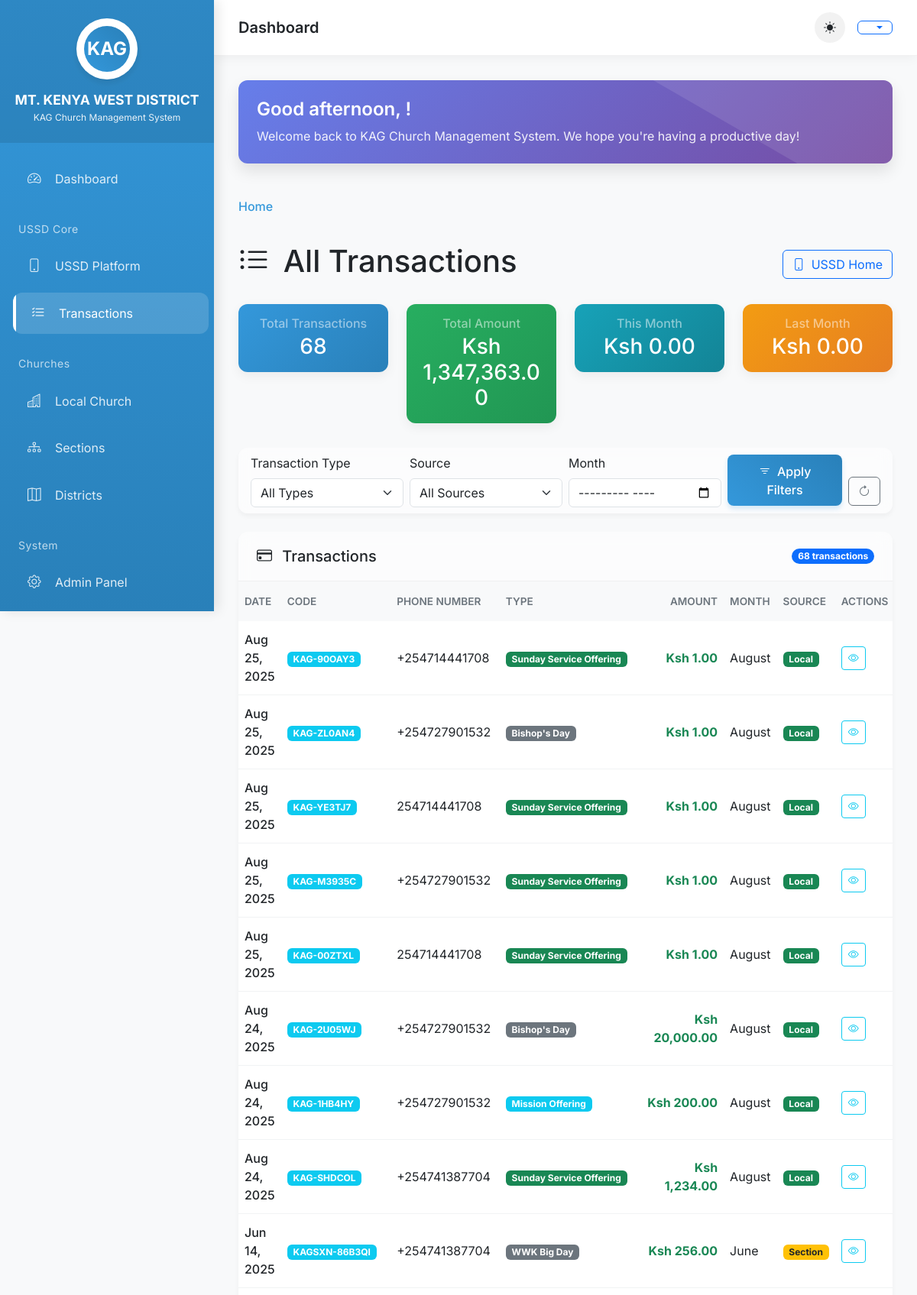
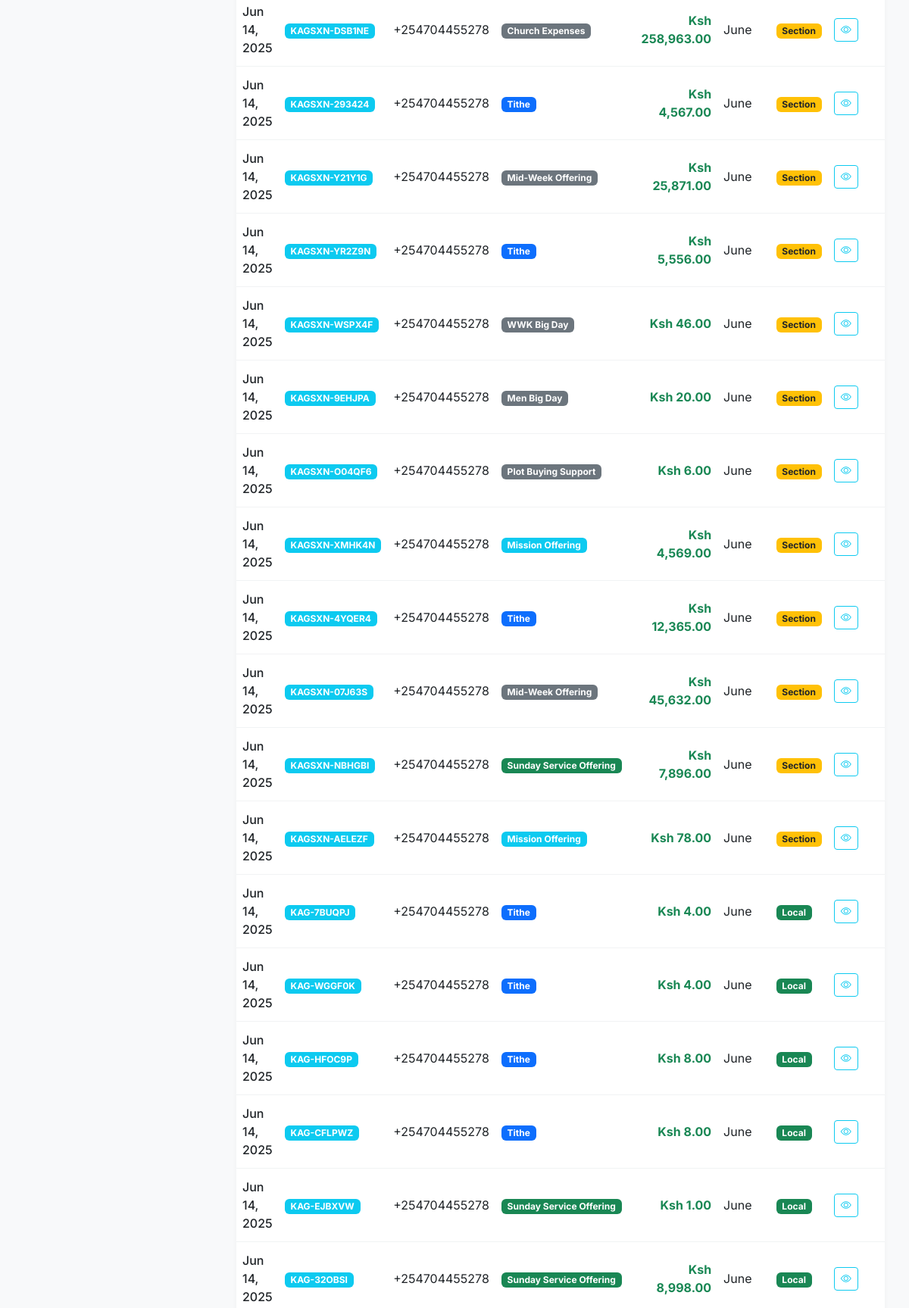
Screenshot of /transactions/ (upper part) with the database file from the repository (2 pictures, top to bottom).
### USSD_CORE/models.py (models this page shows, shortened)
class Transactions(models.Model):
    STATUS_CHOICES = [
        ("pending", "Pending"),
        ("success", "Success"),
        ("failed", "Failed"),
    ]
    date = models.DateField(default=date.today)
    week_of_month = models.PositiveIntegerField(blank=True, null=True)
    Txn_code = models.CharField(max_length=50, unique=True, editable=False)
    Phone_number = models.CharField(max_length=13)
    Txn_type = models.CharField(max_length=20)
    Amount = models.DecimalField(max_digits=10, decimal_places=2)
    Month = models.CharField(max_length=20)
    Timestamp = models.DateTimeField(auto_now_add=True)
    church_name = models.CharField(max_length=255, null=True, blank=True, default="Murangá Church")
    source = models.CharField(max_length=20, blank=True, null=True)
    status = models.CharField(max_length=20, choices=STATUS_CHOICES, default='Pending', blank=True)
    merchant_request_id = models.CharField(max_length=100, blank=True, null=True)
    checkout_request_id = models.CharField(max_length=100, blank=True, null=True)
    mpesa_receipt_number = models.CharField(max_length=100, blank=True, null=True)

### USSD_CORE/views.py (the view)
# urls.py: path("transactions/", views.transaction_list, name="transaction_list"),
def transaction_list(request):
    transactions_list = Transactions.objects.all().order_by("-date", "-Timestamp")
    total_amount = 0
    txn_type_filter = request.GET.get('txn_type')
    source_filter = request.GET.get('source')
    month_filter = request.GET.get('month')  # Format: YYYY-MM
    if txn_type_filter:
        transactions_list = transactions_list.filter(Txn_type__icontains=txn_type_filter)
    if source_filter:
        transactions_list = transactions_list.filter(source=source_filter)
    if month_filter:
        transactions_list = transactions_list.filter(
            Q(date__year=month_filter[:4]) &
            Q(date__month=month_filter[5:7])
        )
    if transactions_list.exists():
        total_amount = transactions_list.aggregate(Sum('Amount'))['Amount__sum'] or 0
    paginator = Paginator(transactions_list, 50)
    page_number = request.GET.get('page')
    page_obj = paginator.get_page(page_number)
    context = {
        'transactions': page_obj,  # Pass the page object instead of the full queryset
        'page_obj': page_obj,  # For pagination controls in template
        'is_paginated': paginator.num_pages > 1,
        'total_amount': total_amount,
    }
    return render(request, "USSD_CORE/transaction_list.html", context)

### templates/USSD_CORE/transaction_list.html (shortened to what this page needs)
{% extends "base.html" %}
{% load humanize %}
{% block content %}
<div class="d-flex justify-content-between align-items-center mb-4">
    <h1><i class="bi bi-list-ul me-2"></i> All Transactions</h1>
    <div>
        <a href="{% url 'USSD_CORE:ussd-home' %}" class="btn btn-outline-primary">
            <i class="bi bi-phone me-1"></i> USSD Home
        </a>
    </div>
</div>
<div class="row mb-4">
    <div class="col-xl-3 col-md-6">
        <div class="card stat-card bg-primary-hover mb-2">
            <div class="card-body p-3 text-center">
                <h6 class="card-title text-white-50 mb-1">Total Transactions</h6>
                <h3 class="card-text text-white mb-0">{{ transactions.paginator.count|default:0|intcomma }}</h3>
            </div>
        </div>
    </div>
    <div class="col-xl-3 col-md-6">
        <div class="card stat-card bg-success-hover mb-2">
            <div class="card-body p-3 text-center">
                <h6 class="card-title text-white-50 mb-1">Total Amount</h6>
                <h3 class="card-text text-white mb-0">Ksh {{ total_amount|default:0|floatformat:2|intcomma }}</h3>
            </div>
        </div>
    </div>
    <div class="col-xl-3 col-md-6">
        <div class="card stat-card bg-info-hover mb-2">
            <div class="card-body p-3 text-center">
                <h6 class="card-title text-white-50 mb-1">This Month</h6>
                <h3 class="card-text text-white mb-0">Ksh {{ this_month_total|default:0|floatformat:2|intcomma }}</h3>
            </div>
        </div>
    </div>
    <div class="col-xl-3 col-md-6">
        <div class="card stat-card bg-warning-hover mb-2">
            <div class="card-body p-3 text-center">
                <h6 class="card-title text-white-50 mb-1">Last Month</h6>
                <h3 class="card-text text-white mb-0">Ksh {{ last_month_total|default:0|floatformat:2|intcomma }}</h3>
            </div>
        </div>
    </div>
</div>
<div class="card card-action mb-4">
    <div class="card-body py-2">
        <form method="get" class="row g-2 align-items-center">
            <div class="col-md-3">
                <label class="form-label">Transaction Type</label>
                <select class="form-select" name="txn_type">
                    <option value="">All Types</option>
                </select>
            </div>
            <div class="col-md-3">
                <label class="form-label">Source</label>
                <select class="form-select" name="source">
                    <option value="">All Sources</option>
                </select>
            </div>
            <div class="col-md-3">
                <label class="form-label">Month</label>
                <input type="month" class="form-control" name="month" value="{{ request.GET.month }}">
            </div>
            <div class="col-md-3 d-flex align-items-end">
                <button type="submit" class="btn btn-primary me-2 w-100">
                    <i class="bi bi-filter me-1"></i> Apply Filters
                </button>
                <a href="{% url 'USSD_CORE:transaction_list' %}" class="btn btn-outline-secondary">
                    <i class="bi bi-arrow-clockwise"></i>
                </a>
            </div>
        </form>
    </div>
</div>
<div class="card card-action">
    <div class="card-header d-flex justify-content-between align-items-center">
        <h5 class="mb-0"><i class="bi bi-credit-card me-2"></i> Transactions</h5>
        <span class="badge bg-primary rounded-pill">{{ transactions.paginator.count|default:0 }} transactions</span>
    </div>
    <div class="card-body p-0">
        {% if transactions %}
        <div class="table-responsive">
            <table class="table table-hover table-borderless mb-0">
                <thead class="table-light">
                    <tr>
                        <th>Date</th>
                        <th>Code</th>
                        <th>Phone Number</th>
                        <th>Type</th>
                        <th class="text-end">Amount</th>
                        <th>Month</th>
                        <th>Source</th>
                        <th>Actions</th>
                    </tr>
                </thead>
                <tbody>
                    {% for transaction in transactions %}
                    <tr>
                        <td>
                            <div class="d-flex flex-column">
                                <span class="fw-medium">{{ transaction.date|date:"M d, Y" }}</span>
                            </div>
                        </td>
                        <td><span class="badge bg-info">{{ transaction.Txn_code }}</span></td>
                        <td>{{ transaction.Phone_number }}</td>
                        <td>
                            <span class="badge
                                {% if transaction.Txn_type == 'Tithe' %}bg-primary
                                {% elif transaction.Txn_type == 'Sunday Service Offering' %}bg-success
                                {% elif transaction.Txn_type == 'Mission Offering' %}bg-info
                                {% else %}bg-secondary{% endif %}">
                                {{ transaction.Txn_type }}
                            </span>
                        </td>
                        <td class="text-end fw-bold text-success">Ksh {{ transaction.Amount|default:0|floatformat:2|intcomma }}</td>
                        <td>{{ transaction.Month }}</td>
                        <td>
                            {% if transaction.source == "local" %}
                                <span class="badge bg-success">Local</span>
                            {% elif transaction.source == "section" %}
                                <span class="badge bg-warning text-dark">Section</span>
                            {% else %}
                                <span class="badge bg-light text-dark">{{ transaction.source|default:"N/A" }}</span>
                            {% endif %}
                        </td>
                        <td>
                            <a href="{% url 'USSD_CORE:transaction_detail' transaction.pk %}" class="btn btn-sm btn-outline-info" title="View Details">
                                <i class="bi bi-eye"></i>
                            </a>
                        </td>
                    </tr>
                    {% endfor %}
                </tbody>
            </table>
        </div>
        {% endif %}
    </div>
</div>
{% endblock %}

### templates/base.html (style rules this page uses)
:root { --sidebar-width: 280px; --primary-color: #3498db; --primary-dark: #2980b9; --secondary-color: #2c3e50; --accent-color: #e74c3c; --success-color: #27ae60; --warning-color: #f39c12; --light-bg: #f8f9fa; --dark-bg: #1a1d21; --card-radius: 12px; --transition-speed: 0.3s; --sidebar-transition: all 0.4s cubic-bezier(0.175, 0.885, 0.32, 1.1); }
body { font-family: 'Inter', 'Segoe UI', Tahoma, Geneva, Verdana, sans-serif; background-color: var(--light-bg); min-height: 100vh; transition: background-color var(--transition-speed); }
.card { border: none; border-radius: var(--card-radius); box-shadow: 0 5px 15px rgba(0,0,0,0.06); transition: transform 0.2s ease, box-shadow 0.2s ease; overflow: hidden; background: rgba(255,255,255,0.5); backdrop-filter: blur(10px); }
.card-header { background: transparent; border-bottom: 1px solid rgba(0,0,0,0.05); font-weight: 600; padding: 1.25rem 1.5rem; }
.btn-primary { background: linear-gradient(45deg, var(--primary-color), var(--primary-dark)); border: none; border-radius: 0.5rem; padding: 0.6rem 1.5rem; font-weight: 500; transition: all 0.2s ease; box-shadow: 0 4px 6px rgba(52, 152, 219, 0.2); }

### templates/USSD_CORE/transaction_list.html (style rules this page uses)
.stat-card { border: none; border-radius: 12px; transition: transform 0.3s ease, box-shadow 0.3s ease; }
.stat-card.bg-primary-hover { background: linear-gradient(135deg, #3498db, #2980b9); }
.stat-card.bg-success-hover { background: linear-gradient(135deg, #27ae60, #219653); }
.stat-card.bg-info-hover { background: linear-gradient(135deg, #17a2b8, #138496); }
.stat-card.bg-warning-hover { background: linear-gradient(135deg, #f39c12, #e67e22); }
.card-action { border: none; border-radius: 12px; box-shadow: 0 4px 6px rgba(0,0,0,0.04); transition: transform 0.3s ease, box-shadow 0.3s ease; }
.table-borderless th { font-weight: 600; font-size: 0.85rem; text-transform: uppercase; color: #6c757d; border-top: none; padding: 1rem 0.5rem; }
.table-borderless td { border-top: 1px solid #f1f3f4; vertical-align: middle; padding: 0.75rem 0.5rem; }
.table-borderless tr:first-child td { border-top: none; }

### rows the page displays
Transactions: source "Local"
Transactions: source "Local"
Transactions: source "Local"
Transactions: source "Local"
Transactions: source "Local"
Transactions: source "Local"
Transactions: source "Local"
Transactions: source "Local"
Transactions: source "Section"
Transactions: source "Section"
Transactions: source "Section"
Transactions: source "Section"
Transactions: source "Section"
Transactions: source "Section"
Transactions: source "Section"
Transactions: source "Section"
Transactions: source "Section"
Transactions: source "Section"
Transactions: source "Section"
Transactions: source "Section"
Transactions: source "Section"
Transactions: source "Local"
Transactions: source "Local"
Transactions: source "Local"
Transactions: source "Local"
Transactions: source "Local"
Transactions: source "Local"

### other values shown
{{ transactions.paginator.count|default:0|intcomma }} "68"
{{ total_amount|default:0|floatformat:2|intcomma }} "1,347,363.00"
{{ this_month_total|default:0|floatformat:2|intcomma }} "0.00"
{{ last_month_total|default:0|floatformat:2|intcomma }} "0.00"
{{ transactions.paginator.count|default:0 }} "68"
